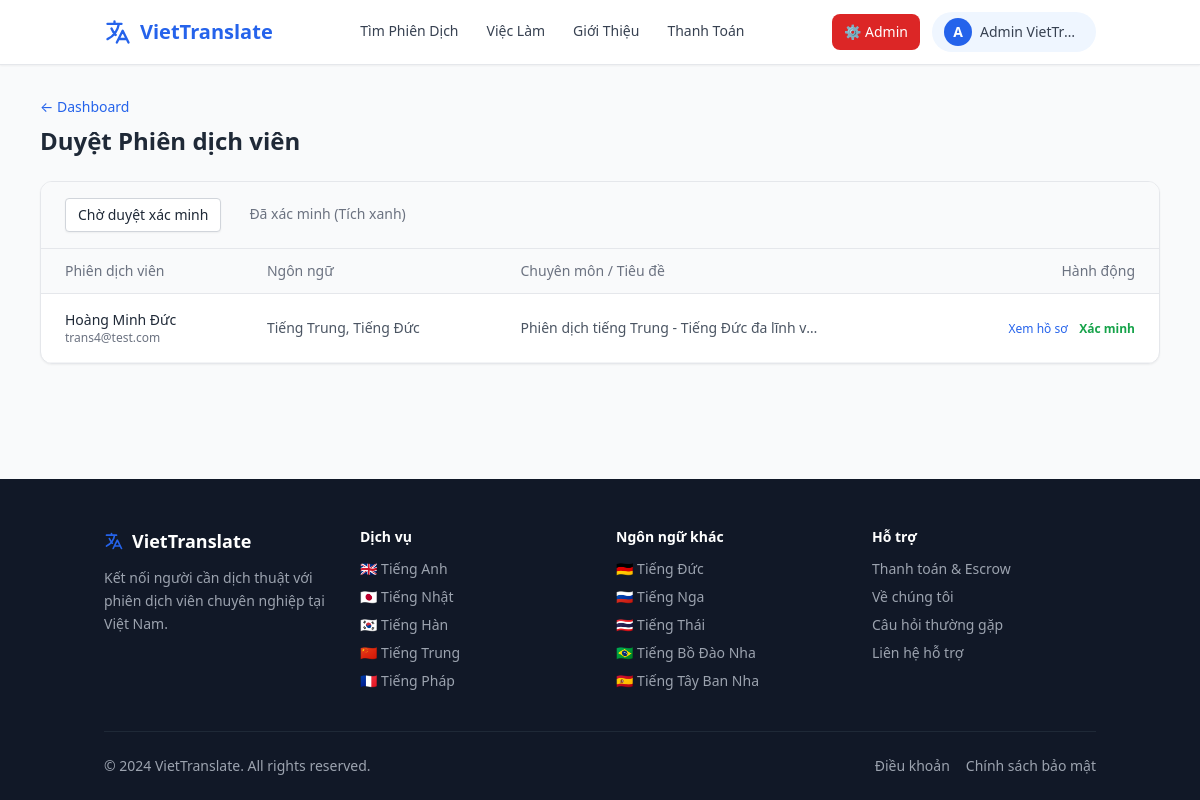
The app's page /admin/translators (signed in), older data.
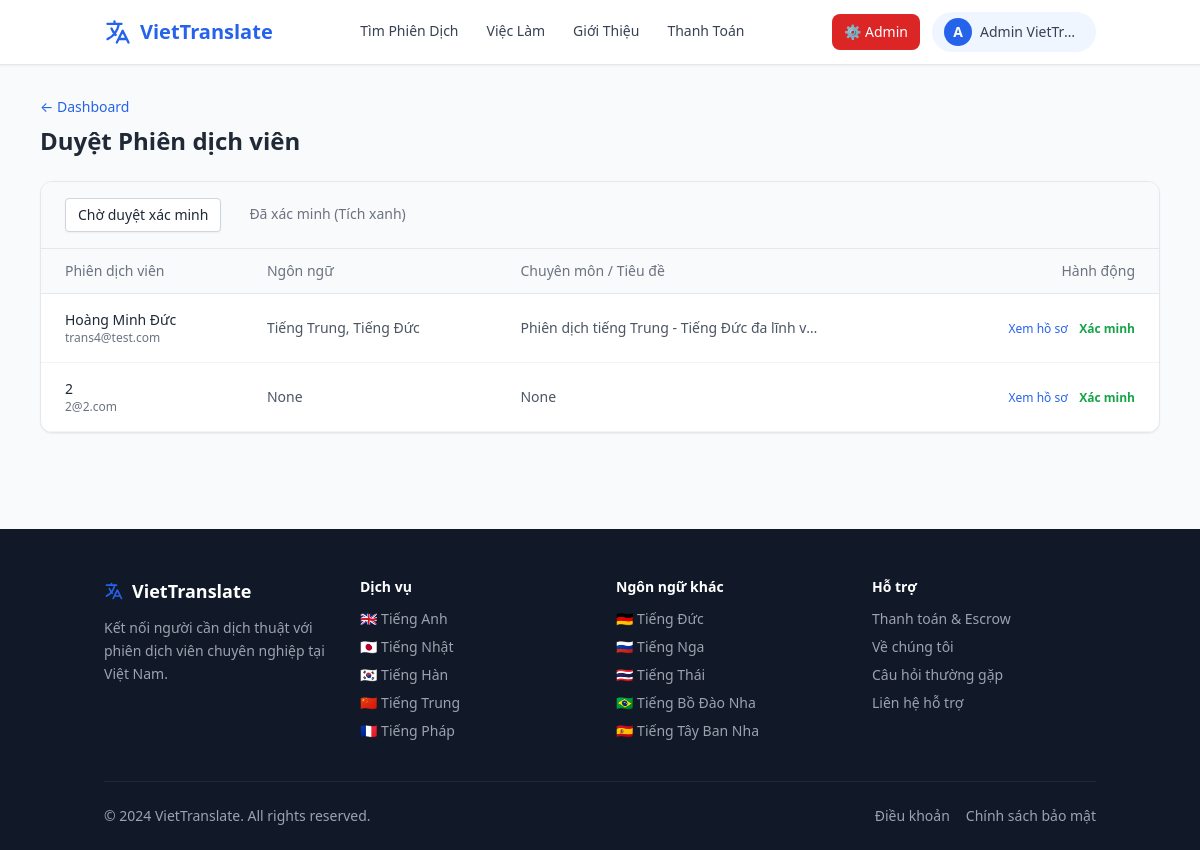
The same page, newer data.
### models.py (models this page shows)
class TranslatorProfile(db.Model):
    id = db.Column(db.Integer, primary_key=True)
    user_id = db.Column(db.Integer, db.ForeignKey('user.id'), nullable=False)
    title = db.Column(db.String(200))
    bio = db.Column(db.Text)
    languages = db.Column(db.String(300))
    badges = db.Column(db.String(200))
    rating = db.Column(db.Float, default=0.0)
    total_reviews = db.Column(db.Integer, default=0)
    total_jobs = db.Column(db.Integer, default=0)
    response_time = db.Column(db.String(50), default='2 giờ')
    is_verified = db.Column(db.Boolean, default=False)
    services = db.relationship('Service', backref='profile', lazy=True)

class User(db.Model):
    id = db.Column(db.Integer, primary_key=True)
    name = db.Column(db.String(100), nullable=False)
    email = db.Column(db.String(120), unique=True, nullable=False)
    password_hash = db.Column(db.String(256), nullable=False)
    phone = db.Column(db.String(20))
    role = db.Column(db.String(20), nullable=False)  # 'hirer', 'translator', 'admin'
    is_admin = db.Column(db.Boolean, default=False)
    is_active = db.Column(db.Boolean, default=True)
    created_at = db.Column(db.DateTime, default=datetime.utcnow)
    profile = db.relationship('TranslatorProfile', backref='user', uselist=False)
    jobs_posted = db.relationship('Job', backref='hirer', lazy=True)
    proposals = db.relationship('Proposal', backref='translator', lazy=True)
    messages_sent = db.relationship('Message', foreign_keys='Message.sender_id', backref='sender', lazy=True)
    direct_messages_sent = db.relationship('DirectMessage', foreign_keys='DirectMessage.sender_id', backref='sender', lazy=True)

### app.py (the view)
@app.route('/admin/translators')
@admin_required
def admin_translators():
    show = request.args.get('show', 'pending')
    if show == 'verified':
        profiles = TranslatorProfile.query.filter_by(is_verified=True).all()
    else:
        profiles = TranslatorProfile.query.filter_by(is_verified=False).all()
    return render_template('admin_translators.html', profiles=profiles, show=show)

### app.py (called while the page is built)
def admin_required(f):
    @wraps(f)
    def decorated(*args, **kwargs):
        if 'user_id' not in session:
            return redirect(url_for('login'))
        user = User.query.get(session['user_id'])
        if not user or not user.is_admin:
            flash('Bạn không có quyền truy cập trang này.', 'error')
            return redirect(url_for('index'))
        return f(*args, **kwargs)
    return decorated

@app.context_processor
def inject_globals():
    user = None
    if 'user_id' in session:
        user = User.query.get(session['user_id'])
    return dict(current_user=user, LANGUAGES=LANGUAGES)

### templates/admin_translators.html (shortened to what this page needs)
{% extends "base.html" %}
{% block content %}
<div class="bg-gray-50 flex-grow py-8">
    <div class="container mx-auto px-4 max-w-6xl">
        <div class="mb-6">
            <a href="{{ url_for('admin_dashboard') }}" class="text-sm text-blue-600 hover:underline flex items-center gap-1 mb-2">&larr; Dashboard</a>
            <h1 class="text-2xl font-bold text-gray-800">Duyệt Phiên dịch viên</h1>
        </div>
        <div class="bg-white rounded-xl shadow-sm border border-gray-200 overflow-hidden">
            <div class="bg-gray-50 border-b border-gray-200 px-6 py-4 flex gap-4">
                <a href="?show=pending" class="px-3 py-1.5 rounded text-sm font-medium {% if show == 'pending' %}bg-white border border-gray-300 shadow-sm text-gray-800{% else %}text-gray-500 hover:text-gray-800{% endif %}">Chờ duyệt xác minh</a>
                <a href="?show=verified" class="px-3 py-1.5 rounded text-sm font-medium {% if show == 'verified' %}bg-white border border-gray-300 shadow-sm text-gray-800{% else %}text-gray-500 hover:text-gray-800{% endif %}">Đã xác minh (Tích xanh)</a>
            </div>
            <div class="overflow-x-auto">
                <table class="w-full text-left border-collapse">
                    <thead>
                        <tr class="bg-gray-50 border-b border-gray-200 text-sm text-gray-500">
                            <th class="px-6 py-3 font-medium">Phiên dịch viên</th>
                            <th class="px-6 py-3 font-medium">Ngôn ngữ</th>
                            <th class="px-6 py-3 font-medium">Chuyên môn / Tiêu đề</th>
                            <th class="px-6 py-3 font-medium text-right">Hành động</th>
                        </tr>
                    </thead>
                    <tbody class="text-sm">
                        {% for profile in profiles %}
                        <tr class="border-b border-gray-100 hover:bg-gray-50">
                            <td class="px-6 py-4">
                                <div class="font-medium text-gray-800">{{ profile.user.name }}</div>
                                <div class="text-xs text-gray-500">{{ profile.user.email }}</div>
                            </td>
                            <td class="px-6 py-4 text-gray-600 max-w-[200px] truncate" title="{{ profile.languages }}">{{ profile.languages }}</td>
                            <td class="px-6 py-4 text-gray-600">
                                <div class="truncate max-w-[300px]" title="{{ profile.title }}">{{ profile.title }}</div>
                            </td>
                            <td class="px-6 py-4 text-right space-x-2">
                                <a href="{{ url_for('translator_profile', profile_id=profile.id) }}" target="_blank" class="text-blue-600 hover:underline text-xs">Xem hồ sơ</a>
                                {% if not profile.is_verified %}
                                <form method="POST" action="{{ url_for('admin_verify_translator', profile_id=profile.id) }}" class="inline">
                                    <button type="submit" class="text-green-600 hover:underline text-xs font-bold" onclick="return confirm('Cấp tích xanh Xác minh cho người này?');">Xác minh</button>
                                </form>
                                {% endif %}
                            </td>
                        </tr>
                        {% endfor %}
                    </tbody>
                </table>
            </div>
        </div>
    </div>
</div>
{% endblock %}

### templates/base.html (shortened to what the changed rows need)
<!DOCTYPE html>
<html lang="vi">
<head>
    <script src="https://cdn.tailwindcss.com"></script>
</head>
<body class="bg-gray-50 flex flex-col min-h-screen text-gray-800">
<main class="flex-grow">{% block content %}{% endblock %}</main>
<footer class="bg-gray-900 text-gray-400 pt-12 pb-6 mt-16">
    <div class="container mx-auto px-4">
        <div class="grid grid-cols-2 md:grid-cols-4 gap-8 mb-10">
            <div>
                <ul class="space-y-2 text-sm">
                    {% set lang_slugs = {
                        'Tiếng Anh': 'english',
                        'Tiếng Nhật': 'japanese',
                        'Tiếng Hàn': 'korean',
                        'Tiếng Trung': 'chinese',
                        'Tiếng Pháp': 'french',
                        'Tiếng Đức': 'german',
                        'Tiếng Nga': 'russian',
                        'Tiếng Thái': 'thai',
                        'Tiếng Bồ Đào Nha': 'portuguese',
                        'Tiếng Tây Ban Nha': 'spanish'
                    } %}
                    {% for lang, flag, cert in LANGUAGES[:5] %}
                    <li><a href="{{ url_for('translator_language', lang_slug=lang_slugs.get(lang, 'english')) }}" class="hover:text-white transition">{{ flag }} {{ lang }}</a></li>
                    {% endfor %}
                </ul>
            </div>
            <div>
                <ul class="space-y-2 text-sm">
                    {% for lang, flag, cert in LANGUAGES[5:] %}
                    <li><a href="{{ url_for('translator_language', lang_slug=lang_slugs.get(lang, 'english')) }}" class="hover:text-white transition">{{ flag }} {{ lang }}</a></li>
                    {% endfor %}
                </ul>
            </div>
        </div>
    </div>
</footer>
</body>
</html>

Row changes from the older to the newer data that the page shows:
added TranslatorProfile: user.name "2", user.email "2@2.com", languages "None", title "None"
